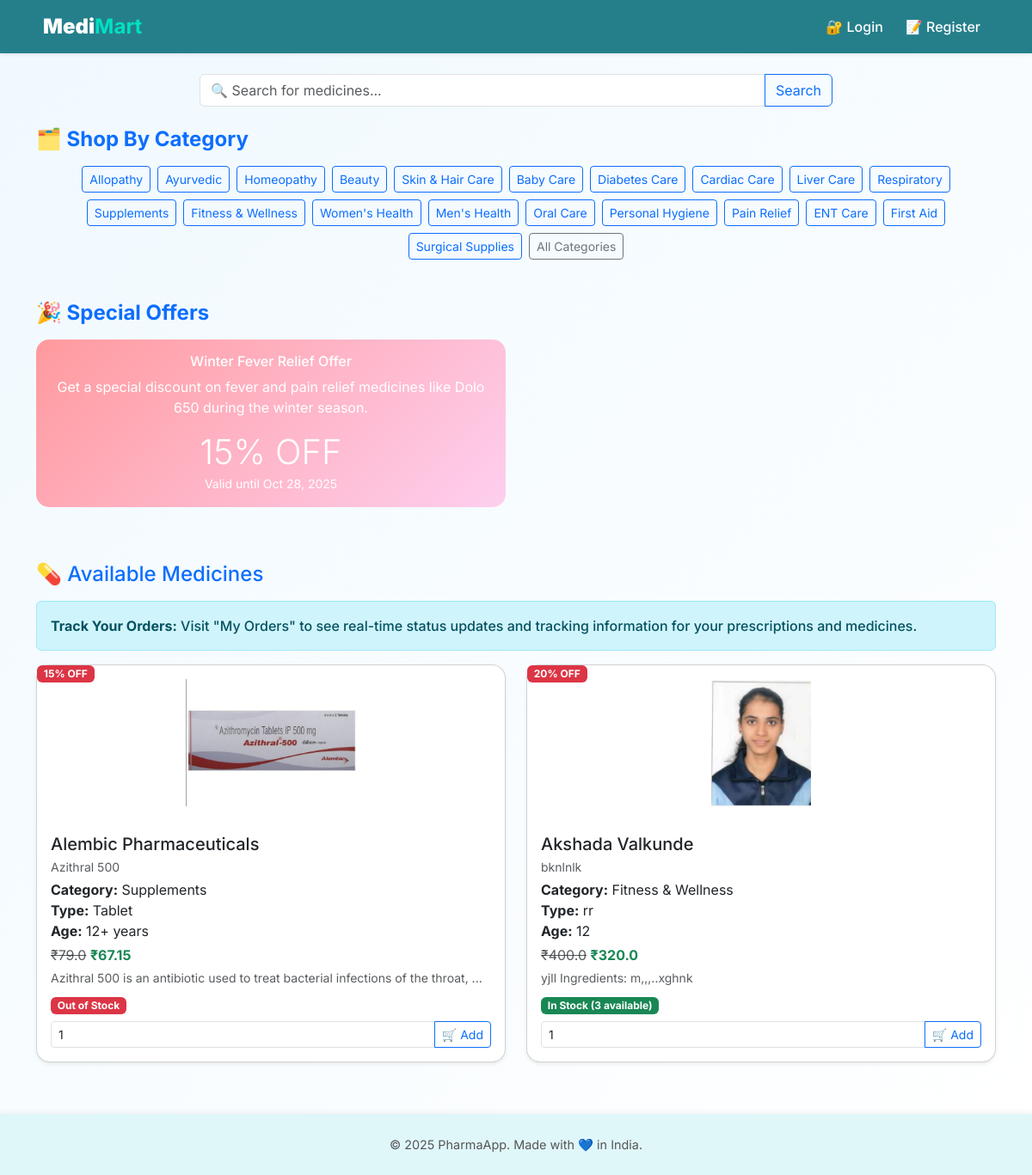
The page / on the database its author committed.
### models.py (models this page shows)
class Offer(db.Model):
    id = db.Column(db.Integer, primary_key=True)
    title = db.Column(db.String(200), nullable=False)
    description = db.Column(db.Text, nullable=False)
    discount = db.Column(db.Integer, nullable=False)
    valid_until = db.Column(db.DateTime, nullable=False)

class Medicine(db.Model):
    id = db.Column(db.Integer, primary_key=True)
    medicine_name = db.Column(db.String(100), nullable=False)
    name = db.Column(db.String(100), nullable=False)
    type = db.Column(db.String(50), nullable=False)
    age_group = db.Column(db.String(50), nullable=False)
    category = db.Column(db.String(50), nullable=False)
    price = db.Column(db.Float, nullable=False)
    discount = db.Column(db.Integer, default=0)
    stock = db.Column(db.Integer, nullable=False)
    image = db.Column(db.String(200), nullable=True)
    description = db.Column(db.Text, nullable=True)

### routes/main.py (the view)
@main_bp.route('/', methods=['GET', 'POST'])
def home():
    if request.method == 'POST':
        flash('POST request received!')
        return redirect(url_for('main.home'))
    search_query = request.args.get('search', '')
    category_filter = request.args.get('category', '')
    brand_filter = request.args.get('brand', '')
    medicines_query = Medicine.query
    if search_query:
        medicines_query = medicines_query.filter(
            (Medicine.name.ilike(f'%{search_query}%')) |
            (Medicine.medicine_name.ilike(f'%{search_query}%'))
        )
    if category_filter:
        medicines_query = medicines_query.filter(Medicine.category.ilike(f'%{category_filter}%'))
    if brand_filter:
        medicines_query = medicines_query.filter(Medicine.name.ilike(f'%{brand_filter}%'))
    medicines = medicines_query.all()
    offers = Offer.query.all()
    return render_template('home.html', medicines=medicines, offers=offers)

### templates/home.html (shortened to what this page needs)
{% extends 'base.html' %}
{% block content %}
<div class="row align-items-center my-4">
  <div class="col-md-8 mx-auto">
    <form method="GET" class="input-group">
      <input type="text" name="search" class="form-control" placeholder="🔍 Search for medicines..." value="{{ request.args.get('search', '') }}">
      <button class="btn btn-outline-primary" type="submit">Search</button>
    </form>
  </div>
</div>
 <h4 class="mb-3 text-primary fw-bold">🗂️ Shop By Category</h4>
<div class="mb-3">
  <div class="row row-cols-auto g-2 justify-content-center">
    <div class="col">
      <a href="{{ url_for('main.home', category='Allopathy') }}" class="btn btn-outline-primary btn-sm">Allopathy</a>
    </div>
    <div class="col">
      <a href="{{ url_for('main.home', category='Ayurvedic') }}" class="btn btn-outline-primary btn-sm">Ayurvedic</a>
    </div>
    <div class="col">
      <a href="{{ url_for('main.home', category='Homeopathy') }}" class="btn btn-outline-primary btn-sm">Homeopathy</a>
    </div>
    <div class="col">
      <a href="{{ url_for('main.home', category='Beauty') }}" class="btn btn-outline-primary btn-sm">Beauty</a>
    </div>
    <div class="col">
      <a href="{{ url_for('main.home', category='Skin & Hair Care') }}" class="btn btn-outline-primary btn-sm">Skin & Hair Care</a>
    </div>
    <div class="col">
      <a href="{{ url_for('main.home', category='Baby Care') }}" class="btn btn-outline-primary btn-sm">Baby Care</a>
    </div>
    <div class="col">
      <a href="{{ url_for('main.home', category='Diabetes Care') }}" class="btn btn-outline-primary btn-sm">Diabetes Care</a>
    </div>
    <div class="col">
      <a href="{{ url_for('main.home', category='Cardiac Care') }}" class="btn btn-outline-primary btn-sm">Cardiac Care</a>
    </div>
    <div class="col">
      <a href="{{ url_for('main.home', category='Liver Care') }}" class="btn btn-outline-primary btn-sm">Liver Care</a>
    </div>
    <div class="col">
      <a href="{{ url_for('main.home', category='Respiratory') }}" class="btn btn-outline-primary btn-sm">Respiratory</a>
    </div>
    <div class="col">
      <a href="{{ url_for('main.home', category='Supplements') }}" class="btn btn-outline-primary btn-sm">Supplements</a>
    </div>
    <div class="col">
      <a href="{{ url_for('main.home', category='Fitness & Wellness') }}" class="btn btn-outline-primary btn-sm">Fitness & Wellness</a>
    </div>
    <div class="col">
      <a href="{{ url_for('main.home', category='Women\'s Health') }}" class="btn btn-outline-primary btn-sm">Women's Health</a>
    </div>
    <div class="col">
      <a href="{{ url_for('main.home', category='Men\'s Health') }}" class="btn btn-outline-primary btn-sm">Men's Health</a>
    </div>
    <div class="col">
      <a href="{{ url_for('main.home', category='Oral Care') }}" class="btn btn-outline-primary btn-sm">Oral Care</a>
    </div>
    <div class="col">
      <a href="{{ url_for('main.home', category='Personal Hygiene') }}" class="btn btn-outline-primary btn-sm">Personal Hygiene</a>
    </div>
    <div class="col">
      <a href="{{ url_for('main.home', category='Pain Relief') }}" class="btn btn-outline-primary btn-sm">Pain Relief</a>
    </div>
    <div class="col">
      <a href="{{ url_for('main.home', category='ENT Care') }}" class="btn btn-outline-primary btn-sm">ENT Care</a>
    </div>
    <div class="col">
      <a href="{{ url_for('main.home', category='First Aid') }}" class="btn btn-outline-primary btn-sm">First Aid</a>
    </div>
    <div class="col">
      <a href="{{ url_for('main.home', category='Surgical Supplies') }}" class="btn btn-outline-primary btn-sm">Surgical Supplies</a>
    </div>
    <div class="col">
      <a href="{{ url_for('main.home') }}" class="btn btn-outline-secondary btn-sm">All Categories</a>
    </div>
  </div>
</div>
{% if offers %}
<h4 class="mt-5 mb-3 text-primary fw-bold">🎉 Special Offers</h4>
<div class="row">
  {% for offer in offers[:2] %}
  <div class="col-6 mb-3">
    <div class="card offer-card h-100">
      <div class="card-body text-center">
        <h6 class="card-title">{{ offer.title }}</h6>
        <p class="card-text">{{ offer.description }}</p>
        <div class="display-6 font-weight-bold">{{ offer.discount }}% OFF</div>
        <small>Valid until {{ offer.valid_until.strftime('%b %d, %Y') }}</small>
        <br>
      </div>
    </div>
  </div>
  {% endfor %}
</div>
{% endif %}
<h4 class="mt-5 mb-3 text-primary">💊 Available Medicines</h4>
<div class="alert alert-info">
  <strong>Track Your Orders:</strong> Visit "My Orders" to see real-time status updates and tracking information for your prescriptions and medicines.
</div>
<div class="row g-4">
  {% for med in medicines %}
  <div class="col-6">
    <div class="card tilt shadow-sm h-100 medicine-card">
      <div class="position-relative">
        <img src="{{ med.image }}" class="card-img-top p-3" alt="{{ med.name }}" style="height: 180px; object-fit: contain;">
        {% if med.discount %}
          <span class="badge bg-danger position-absolute top-0 start-0">{{ med.discount }}% OFF</span>
        {% endif %}
      </div>
      <div class="card-body d-flex flex-column">
        <h5 class="card-title mb-1">{{ med.name }}</h5>
        <p class="mb-1 text-muted small">{{ med.medicine_name }}</p>
        <p class="mb-1">
          <strong>Category:</strong> {{ med.category }}<br>
          <strong>Type:</strong> {{ med.type }}<br>
          <strong>Age:</strong> {{ med.age_group }}
        </p>
        <p class="mb-1">
          {% if med.discount %}
            <del class="text-muted">₹{{ med.price }}</del> <strong class="text-success">₹{{ (med.price - (med.price * med.discount / 100)) | round(2) }}</strong>
          {% else %}
            <strong>₹{{ med.price }}</strong>
          {% endif %}
        </p>
        <p class="text-muted small mb-2">
          {{ med.description[:80] }}{% if med.description|length > 80 %}...{% endif %}
        </p>
        <p class="mb-2">
          {% if med.stock > 0 %}
            <span class="badge bg-success">In Stock ({{ med.stock }} available)</span>
          {% else %}
            <span class="badge bg-danger">Out of Stock</span>
          {% endif %}
        </p>
        <form method="POST" action="{{ url_for('main.add_to_cart', med_id=med.id) }}" class="mt-auto">
          <div class="input-group">
            <input type="number" name="quantity" min="1" max="{{ med.stock }}" value="1" class="form-control form-control-sm">
            <button type="submit" class="btn btn-sm btn-outline-primary">🛒 Add</button>
          </div>
        </form>
      </div>
    </div>
  </div>
  {% endfor %}
</div>
{% endblock %}

### templates/base.html (shortened to what this page needs)
<!doctype html>
<html lang="en">
  <head>
    <link href="https://cdn.jsdelivr.net/npm/bootstrap@5.3.0/dist/css/bootstrap.min.css" rel="stylesheet">
    <link rel="stylesheet" href="{{ url_for('static', filename='css/style.css') }}">
  </head>
  <body>
    <nav class="navbar navbar-expand-lg navbar-custom sticky-top shadow-sm">
      <div class="container">
<a class="navbar-brand d-flex align-items-center gap-2" href="{{ url_for('main.home') }}">
  <span><strong>Medi</strong><span style="color:#00e0c2;">Mart</span></span>
</a>
        <div class="collapse navbar-collapse" id="navbarMenu">
          <ul class="navbar-nav ms-auto">
            {% if current_user.is_authenticated %}
              {% if current_user.is_admin %}
                <li class="nav-item">
<a class="nav-link" href="{{ url_for('admin.admin_dashboard') }}">📊 Admin</a>
                </li>
                <li class="nav-item">
<a class="nav-link" href="{{ url_for('admin.view_orders') }}">📋 Orders</a>
                </li>
              {% elif current_user.is_doctor %}
                <li class="nav-item">
                  <a class="nav-link" href="{{ url_for('doctor.doctor_dashboard') }}">👨‍⚕️ Doctor</a>
                </li>
              {% else %}
                <li class="nav-item">
<a class="nav-link" href="{{ url_for('main.upload_prescription') }}">📄 Upload Prescription</a>
                </li>
                <li class="nav-item">
<a class="nav-link" href="{{ url_for('main.cart') }}">🛒 Cart</a>
                </li>
                <li class="nav-item">
<a class="nav-link" href="{{ url_for('main.my_orders') }}">📦 My Orders</a>
                </li>
              {% endif %}
              <li class="nav-item">
<a class="nav-link" href="{{ url_for('auth.logout') }}">🚪 Logout</a>
              </li>
            {% else %}
              <li class="nav-item">
<a class="nav-link" href="{{ url_for('auth.login') }}">🔐 Login</a>
              </li>
              <li class="nav-item">
<a class="nav-link" href="{{ url_for('auth.register') }}">📝 Register</a>
              </li>
            {% endif %}
          </ul>
        </div>
      </div>
    </nav>
    <div class="container mt-4">
      {% block content %}{% endblock %}
    </div>
    <footer>
      &copy; 2025 PharmaApp. Made with 💙 in India.
    </footer>
  </body>
</html>

### templates/base.html (style rules this page uses)
body { margin: 0; font-family: 'Inter', sans-serif; background: linear-gradient(135deg, #f0f9ff, #ffffff); color: #333; }
.navbar-brand { font-weight: 700; font-size: 1.5rem; color: white !important; }
.navbar-custom { background-color: #257f8b; }
.nav-link { color: white !important; font-weight: 500; margin-right: 10px; }
.alert { font-weight: 500; }
footer { text-align: center; padding: 25px 10px; background-color: #e0f7fa; font-size: 0.9rem; color: #555; margin-top: 60px; box-shadow: 0 -1px 8px rgba(0, 0, 0, 0.06); }

### templates/home.html (style rules this page uses)
.card.tilt { transition: transform 0.2s ease-in-out; will-change: transform; border-radius: 1rem; }
.offer-card { background: linear-gradient(135deg, #ff9a9e 0%, #fecfef 100%); border: none; border-radius: 15px; color: white; transition: transform 0.3s ease; }
.medicine-card { transition: transform 0.3s ease; }

### rows shown on the page
Offer: title "Winter Fever Relief Offer", description "Get a special discount on fever and pain relief medicines like Dolo 650 during the winter season.", discount "15", valid_until "Oct 28, 2025"
Medicine: image (picture), discount "15", name "Alembic Pharmaceuticals", medicine_name "Azithral 500", category "Supplements", type "Tablet", age_group "12+ years", price "79.0", (med.price-(med.price*med.discount/100))|round(2) "67.15", description "Azithral 500 is an antibiotic used to treat bacterial infections of the throat,", stock "Out of Stock"
Medicine: image (picture), discount "20", name "Akshada Valkunde", medicine_name "bknlnlk", category "Fitness & Wellness", type "rr", age_group "12", price "400.0", (med.price-(med.price*med.discount/100))|round(2) "320.0", description "yjll Ingredients: m,,,..xghnk", stock "3"
